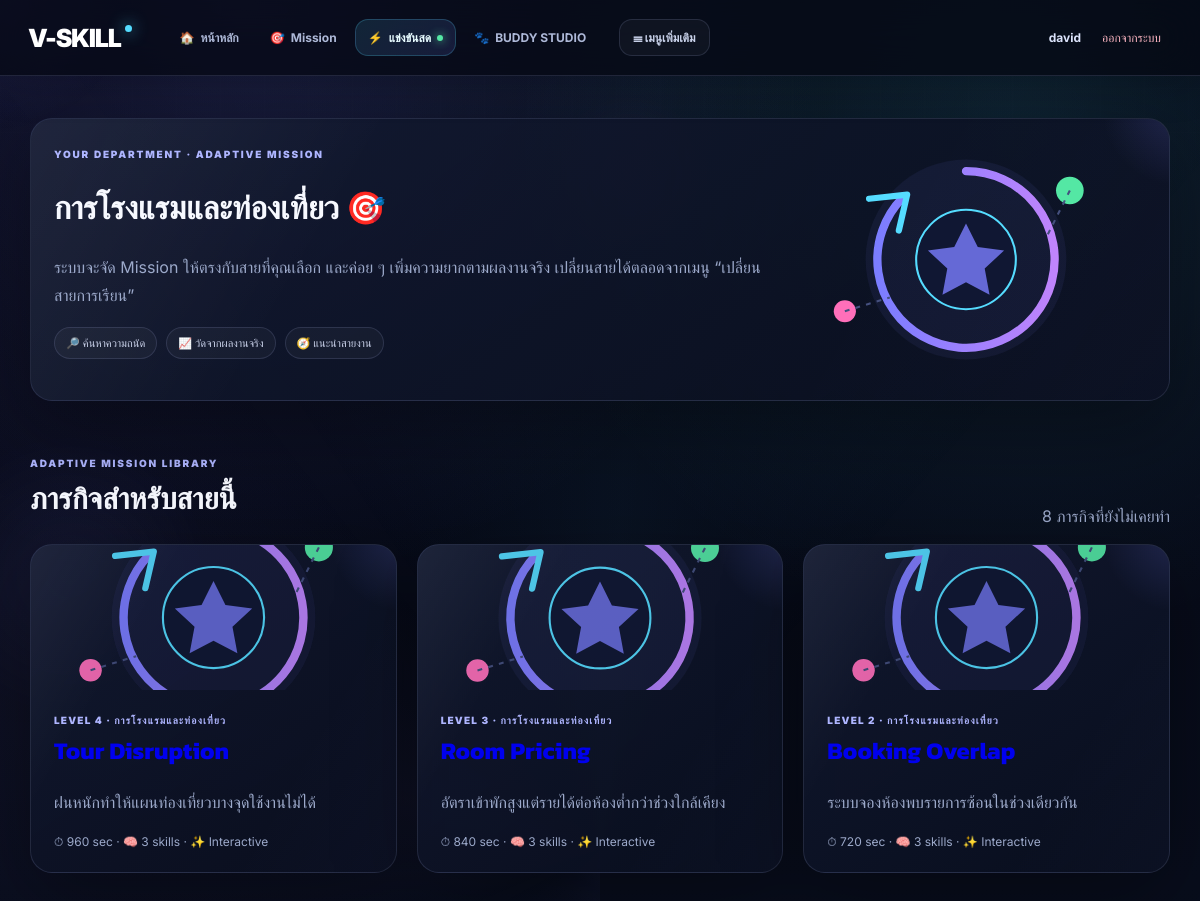
Page /student/discovery (signed in) on the committed database.
### database/models.py (models this page shows, shortened)
class User(UserMixin, db.Model):
    id=db.Column(db.Integer, primary_key=True)
    name=db.Column(db.String(120), nullable=False)
    email=db.Column(db.String(255), unique=True, nullable=False, index=True)
    password_hash=db.Column(db.String(255), nullable=False)
    role=db.Column(db.String(20), nullable=False, default="student")
    created_at=db.Column(db.DateTime, default=datetime.utcnow)
    departments=db.relationship("Department", secondary=user_department, back_populates="users")
    attempts=db.relationship("MissionAttempt", back_populates="user", cascade="all, delete-orphan")
    achievements=db.relationship("UserAchievement", back_populates="user", cascade="all, delete-orphan")

class Department(db.Model):
    id=db.Column(db.Integer, primary_key=True)
    name=db.Column(db.String(120), unique=True, nullable=False)
    description=db.Column(db.Text, default="")
    users=db.relationship("User", secondary=user_department, back_populates="departments")
    missions=db.relationship("Mission", back_populates="department")
    careers=db.relationship("Career", back_populates="department")

class Mission(db.Model):
    id=db.Column(db.Integer, primary_key=True)
    title=db.Column(db.String(180), nullable=False)
    scenario=db.Column(db.Text, nullable=False)
    difficulty=db.Column(db.Integer, default=1)
    time_limit=db.Column(db.Integer, default=300)
    budget=db.Column(db.Float, default=0)
    discovery=db.Column(db.Boolean, default=False)
    department_id=db.Column(db.Integer, db.ForeignKey("department.id"))
    department=db.relationship("Department", back_populates="missions")
    skills=db.relationship("Skill", secondary=mission_skill, back_populates="missions")
    steps=db.relationship("MissionStep", back_populates="mission", cascade="all, delete-orphan", order_by="MissionStep.order_index")
    attempts=db.relationship("MissionAttempt", back_populates="mission")

### routes/student.py (the view)
@student_bp.get("/discovery")
@login_required
def discovery():
    if current_user.role!="student": abort(403)
    gate=_ensure_department_selected()
    if gate: return gate
    from core.skill_perks import equipped as equipped_perks
    active=set(equipped_perks(current_user.id))
    missions=recommended_discovery(current_user.id)
    random.shuffle(missions)
    if "explorer_compass" not in active:
        missions=missions[:6]
    elif "mission_hunter" in active:
        missions=missions[:10]
    return render_template("student/discovery.html",missions=missions,exploration_perks=active)

### core/avatar_items.py (called while the page is built)
def skill_id_for_item(asset_key):
    for row in SKILL_ITEMS:
        if row[3] == asset_key:
            return row[7]
    return None

def curated_items():
    ensure_catalog()
    rows = AvatarItem.query.filter(AvatarItem.slot == "skill_item").all()
    return [r for r in rows if r.asset_key in ALLOWED_SKILL_ITEM_KEYS]

### core/discovery_engine.py (called while the page is built)
def selected_department(user):
    deps=[d for d in (user.departments or []) if d.name in NEW_DEPARTMENTS]
    return deps[0] if deps else None

### core/skill_perks.py (called while the page is built)
def ensure_catalog():
    changed=False
    for spec in PERKS:
        row=SkillPerk.query.filter_by(skill_id=spec["skill_id"]).first()
        if not row:
            db.session.add(SkillPerk(**spec)); changed=True
        else:
            for k,v in spec.items():
                if getattr(row,k)!=v:
                    setattr(row,k,v); changed=True
    if changed: db.session.commit()

def mission_count(user_id):
    return MissionAttempt.query.filter_by(user_id=user_id).count()

def achievement_count(user_id):
    return UserAchievement.query.filter_by(user_id=user_id).count()

def equipped_from_items(user_id):
    av=UserAvatar.query.filter_by(user_id=user_id).first()
    if not av:
        return []
    try:
        data=json.loads(av.equipped_items or '{}')
    except Exception:
        data={}
    keys=data.get('skill_items',[]) if isinstance(data,dict) else []
    if not isinstance(keys,list): keys=[keys] if keys else []
    allowed={x.asset_key for x in curated_items()}
    out=[]
    for key in keys[:3]:
        if key not in allowed: continue
        sid=skill_id_for_item(key)
        if sid and sid not in out: out.append(sid)
    return out

def sync_skill_perks_from_items(user_id):
    unlock_available(user_id)
    active=set(equipped_from_items(user_id))
    rows=UserSkillPerk.query.filter_by(user_id=user_id).all()
    for row in rows:
        row.equipped=row.skill_id in active
    db.session.commit()
    return list(active)

def equipped(user_id):
    return sync_skill_perks_from_items(user_id)

### routes/student.py (called while the page is built)
def _require_department():
    return selected_department(current_user)

def _ensure_department_selected():
    dep=_require_department()
    if not dep:
        return redirect(url_for("student.department_select"))
    return None

### templates/student/discovery.html
{% extends "base.html" %}{% block content %}
<div class="discovery-banner card">
  <div><span class="eyebrow">YOUR DEPARTMENT · ADAPTIVE MISSION</span><h1>{{current_user.departments[0].name}} 🎯</h1><p>ระบบจะจัด Mission ให้ตรงกับสายที่คุณเลือก และค่อย ๆ เพิ่มความยากตามผลงานจริง เปลี่ยนสายได้ตลอดจากเมนู “เปลี่ยนสายการเรียน”</p>
  <div class="hero-badges"><span class="pill">🔎 ค้นหาความถนัด</span><span class="pill">📈 วัดจากผลงานจริง</span><span class="pill">🧭 แนะนำสายงาน</span></div></div>
  <img src="/static/img/discovery.svg" alt="ภาพประกอบการค้นหาความถนัด">
</div>
<div class="section-title"><div><span class="eyebrow">ADAPTIVE MISSION LIBRARY</span><h2>ภารกิจสำหรับสายนี้</h2></div><p>{{missions|length}} ภารกิจที่ยังไม่เคยทำ</p></div>
<div class="mission-grid">
{% for m in missions %}
<a class="mission" data-tilt href="/student/mission/{{m.id}}">
  {% if m.department and "Computer" in m.department.name or m.department and "Information" in m.department.name %}<div class="mission-cover" style="background-image:url('/static/img/quiz.svg')"></div>
  {% elif m.department and ("Electrical" in m.department.name or "Electronics" in m.department.name) %}<div class="mission-cover" style="background-image:url('/static/img/hero.svg')"></div>
  {% elif m.department and ("Automotive" in m.department.name or "Mechanical" in m.department.name) %}<div class="mission-cover" style="background-image:url('/static/img/career.svg')"></div>
  {% else %}<div class="mission-cover" style="background-image:url('/static/img/discovery.svg')"></div>{% endif %}
  <span>LEVEL {{m.difficulty}} · {{m.department.name if m.department else "GENERAL"}}</span><h2>{{m.title}}</h2><p>{{m.scenario}}</p><footer>⏱ {{m.time_limit}} sec · 🧠 {{m.skills|length}} skills · ✨ Interactive</footer>
</a>
{% else %}<div class="card"><h2>ยังไม่มี Discovery Mission</h2><p>ให้ Teacher/Admin เพิ่ม Mission ที่เปิดโหมด Discovery ก่อน</p></div>{% endfor %}
</div>
{% endblock %}

### templates/base.html (shortened to what this page needs)
<!doctype html>
<html lang="th">
<head>
<link rel="stylesheet" href="/static/css/app.css">
</head>
<body>
<div class="ambient ambient-a"></div><div class="ambient ambient-b"></div><div class="ambient ambient-c"></div>
<div class="cursor-glow"></div>
<nav class="top-nav">
  <div class="nav-left">
    <a class="brand" href="/" aria-label="V-SKILL หน้าหลัก">V-SKILL<span class="brand-dot"></span></a>
    {% if current_user.is_authenticated %}
    <div class="primary-nav" aria-label="เมนูหลัก">
      {% if current_user.role=="student" %}
      <a class="nav-link" href="/student/">🏠 <span>หน้าหลัก</span></a>
      <a class="nav-link" href="/student/discovery">🎯 <span>Mission</span></a>
      <a class="nav-link nav-live" href="/student/competition">⚡ <span>แข่งขันสด</span><i class="live-dot"></i></a>
      <a class="nav-link nav-buddy" href="/student/avatar">🐾 <span>BUDDY STUDIO</span></a>
      {% elif current_user.role=="teacher" %}
      <a class="nav-link" href="/teacher/">🧑‍🏫 <span>Teacher Dashboard</span></a>
      {% elif current_user.role=="admin" %}
      <a class="nav-link" href="/admin/">⚙️ <span>Admin Dashboard</span></a>
      {% endif %}
    </div>
    {% if current_user.role=="student" %}
    <details class="more-menu">
      <summary>☰ <span>เมนูเพิ่มเติม</span></summary>
    </details>
    {% endif %}
    {% endif %}
  </div>
  <div class="nav-account">
    {% if current_user.is_authenticated %}
      <span class="nav-user">{{ current_user.name }}</span>
      <a class="nav-link logout" href="/logout">ออกจากระบบ</a>
    {% else %}
      <a class="nav-link" href="/login">เข้าสู่ระบบ</a><a class="btn nav-cta" href="/register">สมัครสมาชิก</a>
    {% endif %}
  </div>
</nav>
<main>
{% block content %}{% endblock %}
</main>
</body></html>

### rows in the picture
User: name "david"
Department: name "การโรงแรมและท่องเที่ยว"
Mission: difficulty "4", department "การโรงแรมและท่องเที่ยว", scenario "ฝนหนักทำให้แผนท่องเที่ยวบางจุดใช้งานไม่ได้", time_limit "960", skills|length "3"
Mission: difficulty "3", department "การโรงแรมและท่องเที่ยว", scenario "อัตราเข้าพักสูงแต่รายได้ต่อห้องต่ำกว่าช่วงใกล้เคียง", time_limit "840", skills|length "3"
Mission: difficulty "2", department "การโรงแรมและท่องเที่ยว", scenario "ระบบจองห้องพบรายการซ้อนในช่วงเดียวกัน", time_limit "720", skills|length "3"

### other values in the picture
{{ missions|length }} "8"
